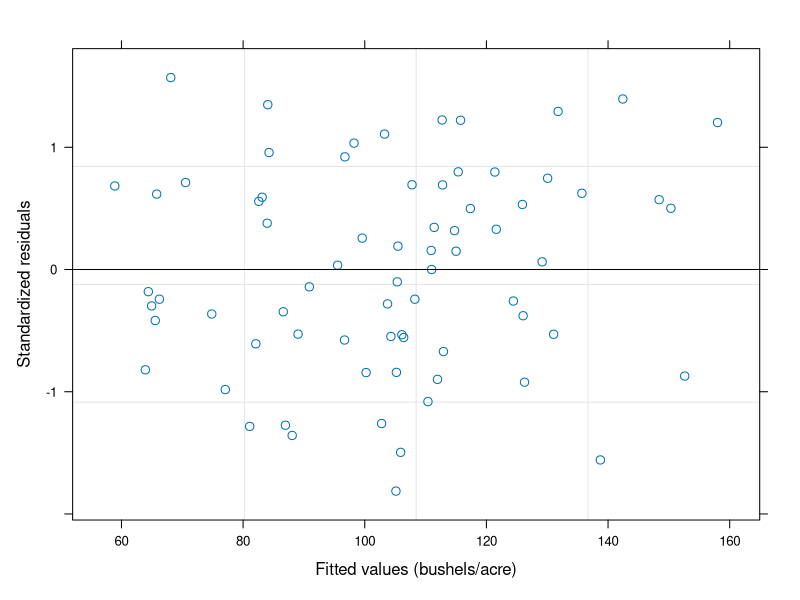
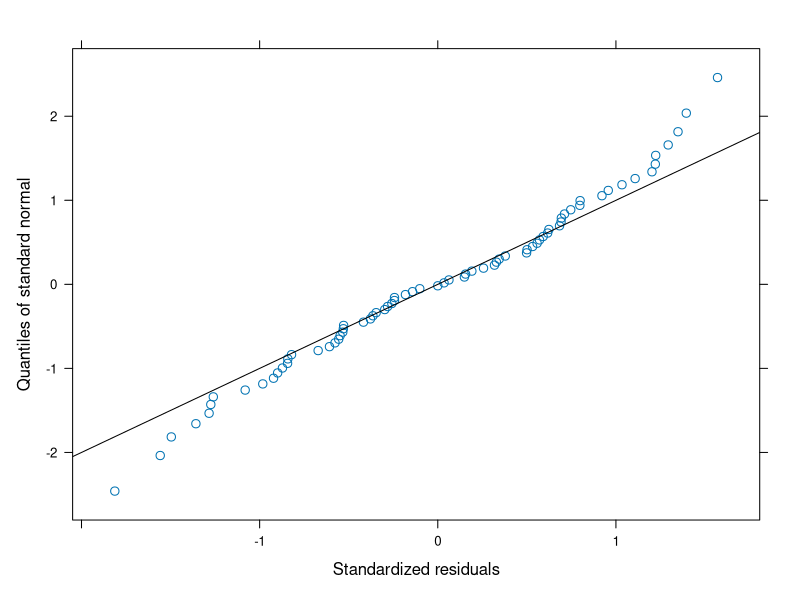
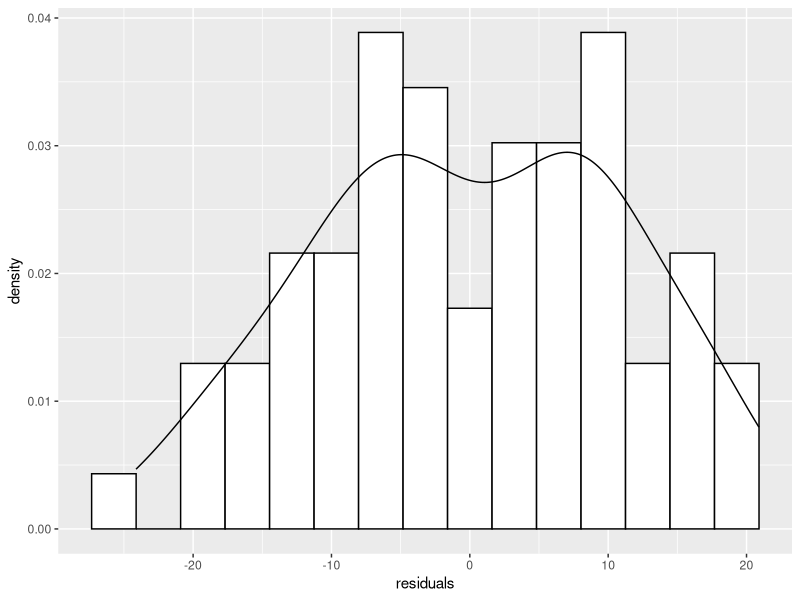

These charts were generated, in order, by the following R code:
## ---- chunk 1
library(nlme)
data(Oats)
summary(Oats)
head(Oats)
## ---- chunk 2
Oats$nitro <- factor(Oats$nitro)
fit <- lme(yield ~ Variety * nitro, random=~1|Block/Variety, data = Oats)
anova(fit)
## ---- chunk 3
summary(fit)
## ---- chunk 4
plot(fit); qqnorm(fit, abline=c(0,1))
## ---- chunk 5
library(ggplot2)
dat <- data.frame(residuals = resid(fit))
ggplot(aes(x=residuals, y = after_stat(density)), data=dat) +
geom_histogram(bins=15, fill="white", colour="black") +
geom_density()
